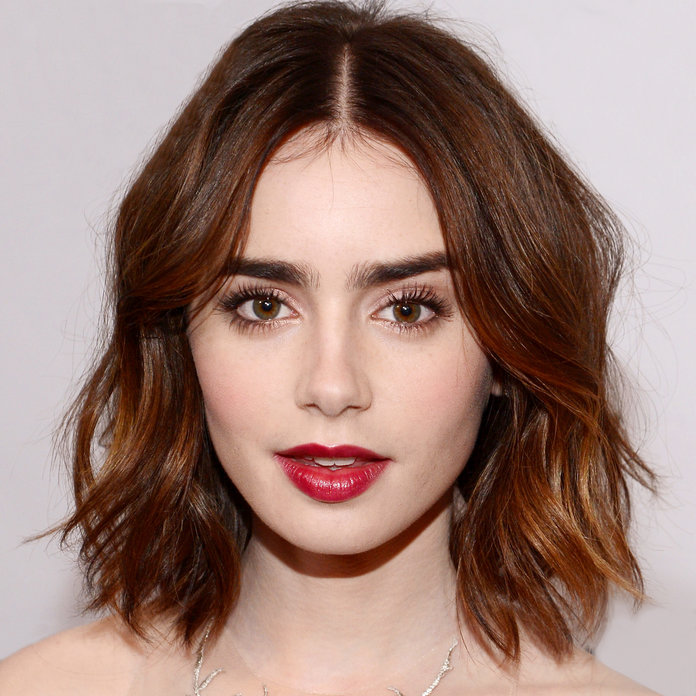
#> input picture OpenCV/image.jpg, 696 x 696 px, found by its file name
$ python face_eye_smile.py
#> lines starting #> are read from the running program, lines starting #| are printed output that depends on the picture; after the words box and inside, x2 and y2 are one past the last pixel; in counts of white or black regions, pixels touching at a corner belong together
import numpy as numpy
import cv2

face_cascade = cv2.CascadeClassifier('haarcascade_frontalface_default.xml')
eye_cascade = cv2.CascadeClassifier('haarcascade_eye.xml')
smile_cascade = cv2.CascadeClassifier('haarcascade_smile.xml')


img = cv2.imread('C:\\Users\\shivangini priya\\Desktop\\my_jupyter\\OpenCV\\image.jpg')
#> img is the input picture: shape (696, 696, 3); mean B, G, R 121.3, 129.9, 158
scale_factor = 1.3

#while True:
gray = cv2.cvtColor(img,cv2.COLOR_BGR2GRAY)
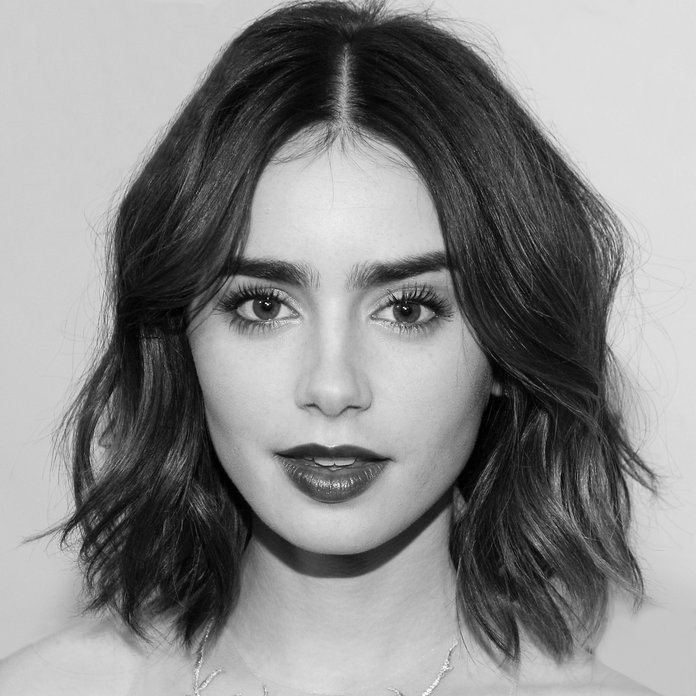
#> gray: shape (696, 696); min 0, max 255, mean 137.3
faces = face_cascade.detectMultiScale(gray,scale_factor,5)
#> faces = [[149, 164, 372, 372]]

for(x,y,w,h) in faces:
    cv2.rectangle(img,(x,y),(x+w,y+h),(255,0,0),2)
    roi_color = img[y:y+h,x:x+w]
    roi_gray = gray[y:y+h,x:x+w]

    eyes = eye_cascade.detectMultiScale(roi_gray)
    for (ex,ey,ew,eh) in eyes:
        cv2.rectangle(roi_color,(ex,ey),(ex+ew,ey+eh),(0,255,0),2)
    smile = smile_cascade.detectMultiScale(roi_gray)
    for (sx,sy,sw,sh) in smile:
        cv2.rectangle(roi_color,(sx,sy),(sx+sw,sy+sh),(0,0,255),2)
#> this loop made 1 pass
#> pass 1, `roi_color = img[y:y+h,x:x+w]`:
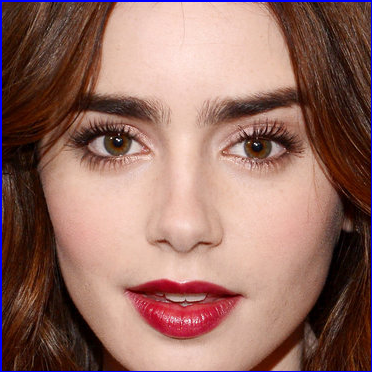
#> roi_color: shape (372, 372, 3); mean B, G, R 100.3, 109.4, 149.1
#> pass 1, `roi_gray = gray[y:y+h,x:x+w]`:
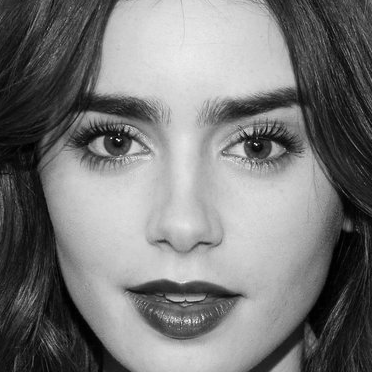
#> roi_gray: shape (372, 372); min 0, max 253, mean 120.9
#> after the loop:
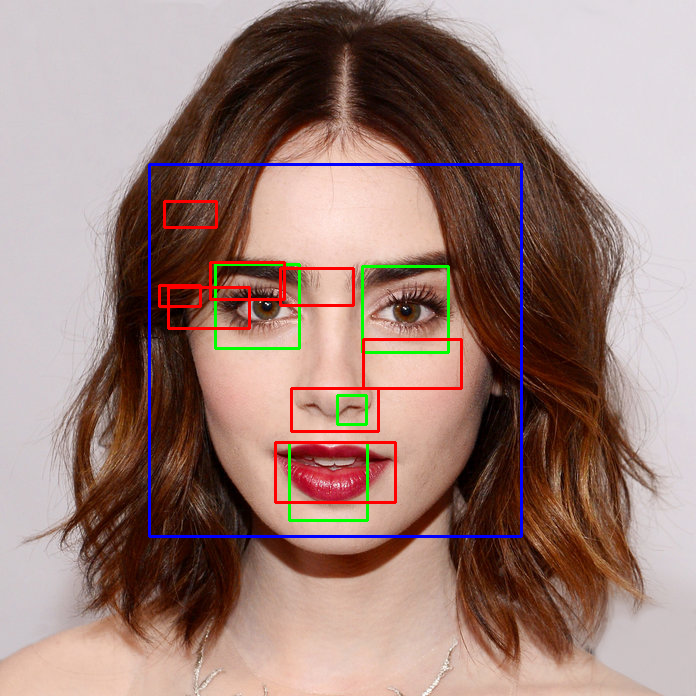
#> img: shape (696, 696, 3); 2.65% of pixels changed, all inside (x1, y1, x2, y2) = (148, 163, 523, 538)
#> after the loop:
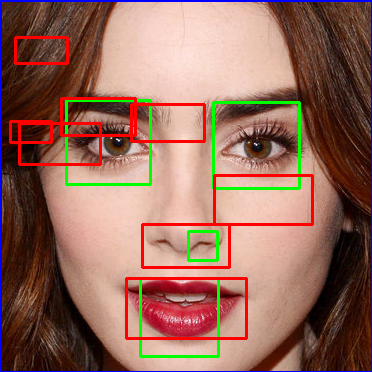
#> roi_color: shape (372, 372, 3); 6.04% of pixels changed, all inside (x1, y1, x2, y2) = (9, 36, 314, 358)
cv2.imshow("Face & Eyes",img)
#k = cv2.waitKey(1) & 0xff
#if k==ord('q'):
   # break

cv2.waitKey(0)
cv2.destroyAllWindows()
